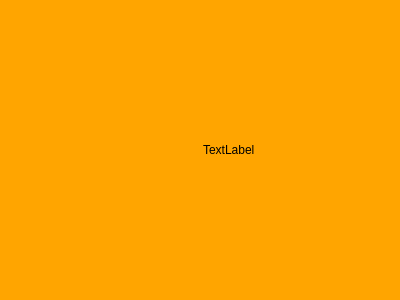
<?xml version="1.0" encoding="UTF-8"?>
<ui version="4.0">
 <class>QDeltaEdit</class>
 <widget class="QWidget" name="QDeltaEdit">
  <property name="geometry">
   <rect>
    <x>0</x>
    <y>0</y>
    <width>400</width>
    <height>300</height>
   </rect>
  </property>
  <property name="windowTitle">
   <string>Form</string>
  </property>
  <property name="styleSheet">
   <string notr="true">background:orange</string>
  </property>
  <layout class="QHBoxLayout" name="horizontalLayout_2">
   <item>
    <layout class="QHBoxLayout" name="horizontalLayout">
     <item>
      <widget class="DeltaValuePresenter" name="widget" native="true"/>
     </item>
     <item>
      <widget class="QLabel" name="label">
       <property name="text">
        <string>TextLabel</string>
       </property>
      </widget>
     </item>
    </layout>
   </item>
  </layout>
 </widget>
 <customwidgets>
  <customwidget>
   <class>DeltaValuePresenter</class>
   <extends>QWidget</extends>
   <header>deltavaluepresenter.h</header>
   <container>1</container>
  </customwidget>
 </customwidgets>
 <resources/>
 <connections/>
</ui>
